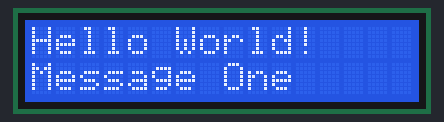
The sketch below on a simulated Arduino Uno, built with avr-gcc and run on an emulated ATmega328P. Shown: 16×2 character LCD.

Above: at 0.1 s.
At 2.2 s:
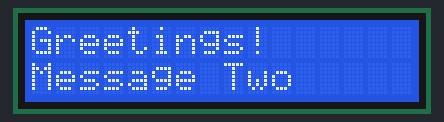

Measured:
- what the display in image 1 shows lasts 2.0 s, from 2.1 s to 4.1 s

The sketch:

LCD1602-I2C.ino
```cpp
#include <Wire.h>
#include <LiquidCrystal_I2C.h>

// Initialize LCD object (0x27 is the default I2C address, adjust if needed)
// Parameters: I2C address, columns (16), rows (2)
LiquidCrystal_I2C lcd(0x27, 16, 2);

void setup() {
  // Initialize the LCD
  lcd.init();

  // Turn on the backlight
  lcd.backlight();
}

void loop() {
  // Clear the display first
  lcd.clear();

  // First message
  lcd.setCursor(0, 0);
  lcd.print("Hello World!");
  lcd.setCursor(0, 1);
  lcd.print("Message One");

  // Wait for 2 seconds
  delay(2000);

  // Clear the display again
  lcd.clear();

  // Second message
  lcd.setCursor(0, 0);
  lcd.print("Greetings!");
  lcd.setCursor(0, 1);
  lcd.print("Message Two");

  // Wait for 2 seconds
  delay(2000);
} 
```
